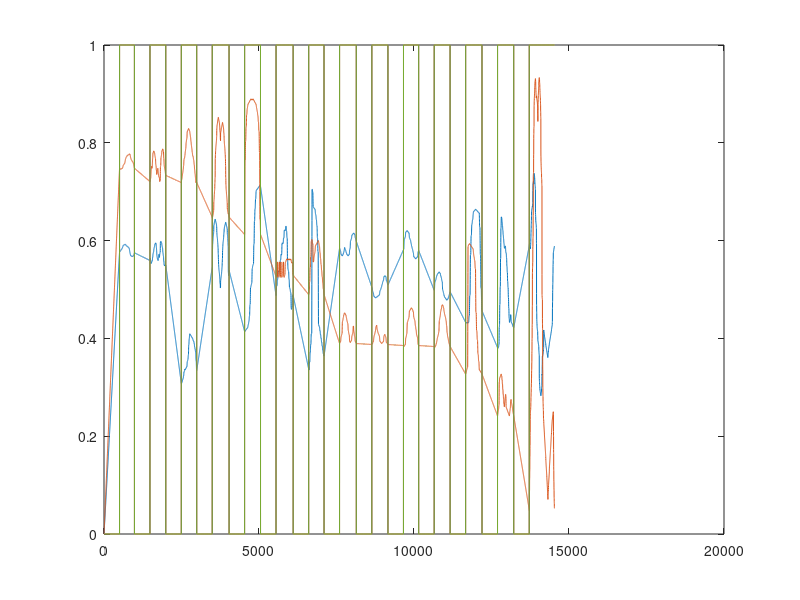
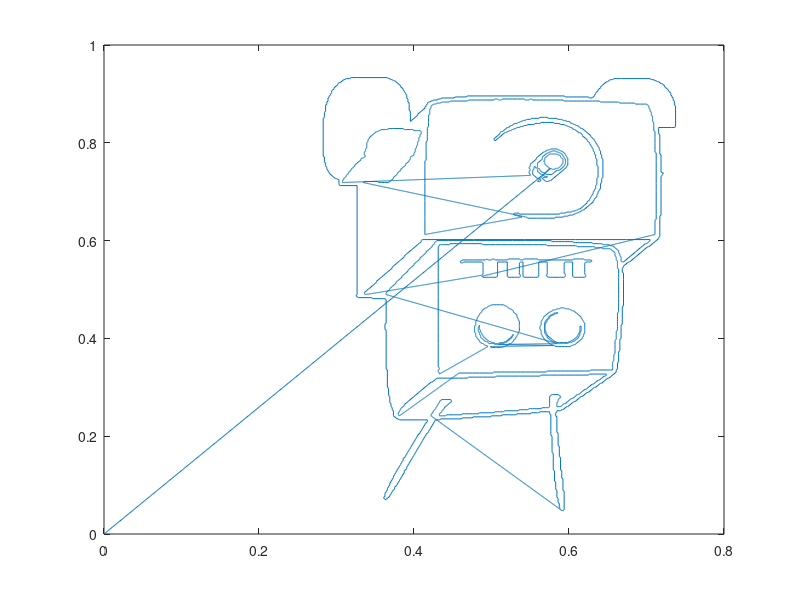

These figures' MATLAB source, in order: (Note: this script raises an error after producing the figures.)

dat = dlmread("output.csv",",");

size(dat)
figure(1),plot(dat)
figure(2),plot(dat(:,1), dat(:,2))

fs = 48000;
wavwrite(dat, fs, "output.wav")
